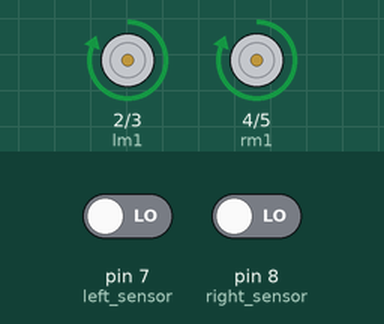
This sketch was run on a simulated Arduino Uno, built with avr-gcc and run on an emulated ATmega328P. On the bench: motor-driver pin pairs drawn as motors (green arrow = first pin HIGH = forward, orange = second pin HIGH = backward, longer = more drive). Inputs (shaded band) come from the test bench; at power-on: pin 7 (left_sensor) LOW, pin 8 (right_sensor) LOW.

Above: at 1.2 s.
1.3 s: pin 7 (left_sensor) driven HIGH
At 1.6 s:
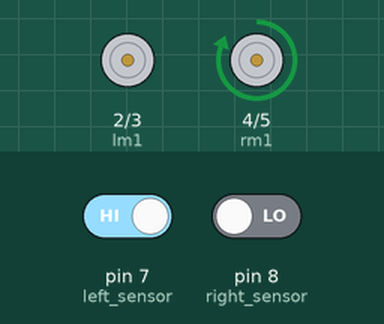
2.8 s: pin 7 (left_sensor) driven LOW
At 4.0 s:
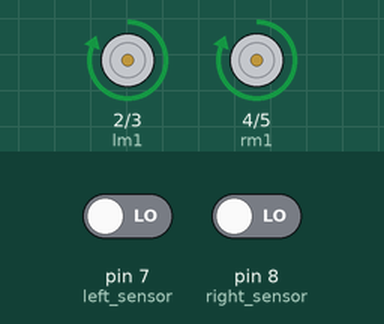
4.3 s: pin 8 (right_sensor) driven HIGH
At 5.1 s:
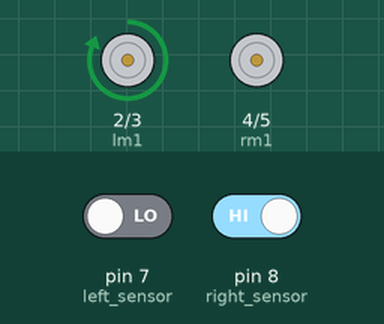
5.8 s: pin 8 (right_sensor) driven LOW
At 6.3 s:
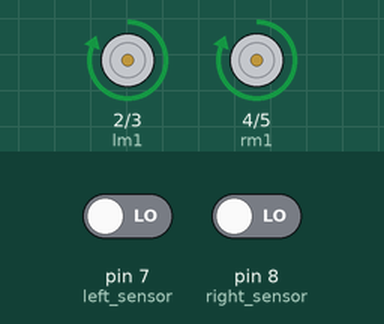
Timing chart, 0 to 8.3 s (numbered marks = the images above; inputs shaded):
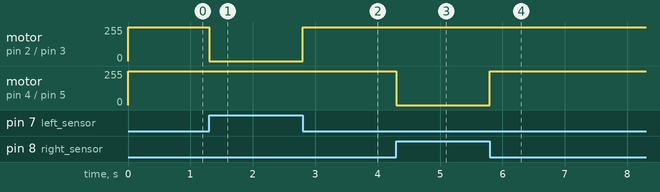

The sketch:

line_follower2.ino
```cpp
/////////////////////////////////////////////////
/////Change as per your pin configuration////////
/////////////////////////////////////////////////


#define lm1 2
#define lm2 3
#define rm1 4
#define rm2 5
#define left_sensor 7
#define right_sensor 8

void setup()
{
  pinMode(lm1, OUTPUT);
  pinMode(lm2, OUTPUT);
  pinMode(rm1, OUTPUT);
  pinMode(rm2, OUTPUT);
  pinMode(left_sensor, INPUT);
  pinMode(right_sensor, INPUT);
  Serial.begin(9600);
  // put your setup code here, to run once:

}

void loop()
{
  if(digitalRead(left_sensor)== HIGH)
  {
    left();
  }
  else if (digitalRead(right_sensor)==HIGH)
  {
    right();
  }
  else
  {
    forward();
  }

}


void forward()
{
  digitalWrite(lm1, HIGH);
  digitalWrite(lm2, LOW);
  digitalWrite(rm1, HIGH);
  digitalWrite(rm2, LOW);
}

void left()
{
  digitalWrite(lm1, LOW);
  digitalWrite(lm2, LOW);
  digitalWrite(rm1, HIGH);
  digitalWrite(rm2, LOW);
}
void right()
{
  digitalWrite(lm1, HIGH);
  digitalWrite(lm2, LOW);
  digitalWrite(rm1, LOW);
  digitalWrite(rm2, LOW);
}

void backward()
{
  digitalWrite(lm1, LOW);
  digitalWrite(lm2, HIGH);
  digitalWrite(rm1, LOW);
  digitalWrite(rm2, HIGH);
}
```

Measured:
- after the input at 1.3 s, motor on pin 2 (lm1) / pin 3 (lm2): forward 255/255 → stopped at once
- after the input at 2.8 s, motor on pin 2 (lm1) / pin 3 (lm2): stopped → forward 255/255 at once
- after the input at 4.3 s, motor on pin 4 (rm1) / pin 5 (rm2): forward 255/255 → stopped at once
- after the input at 5.8 s, motor on pin 4 (rm1) / pin 5 (rm2): stopped → forward 255/255 at once
